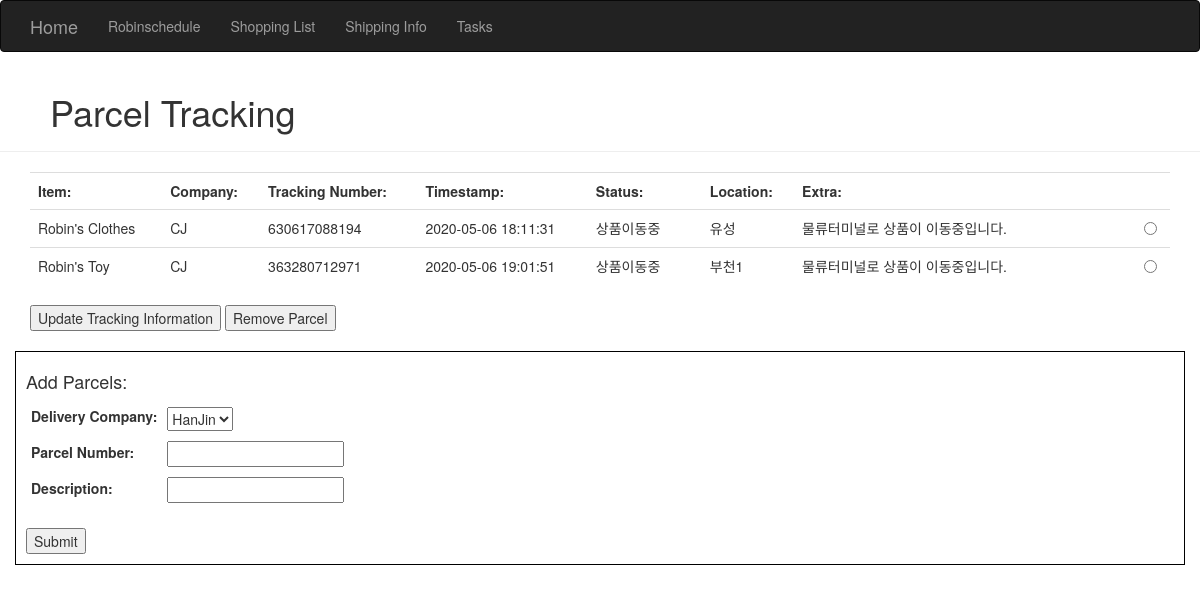
Before: /shipping with the older database file.
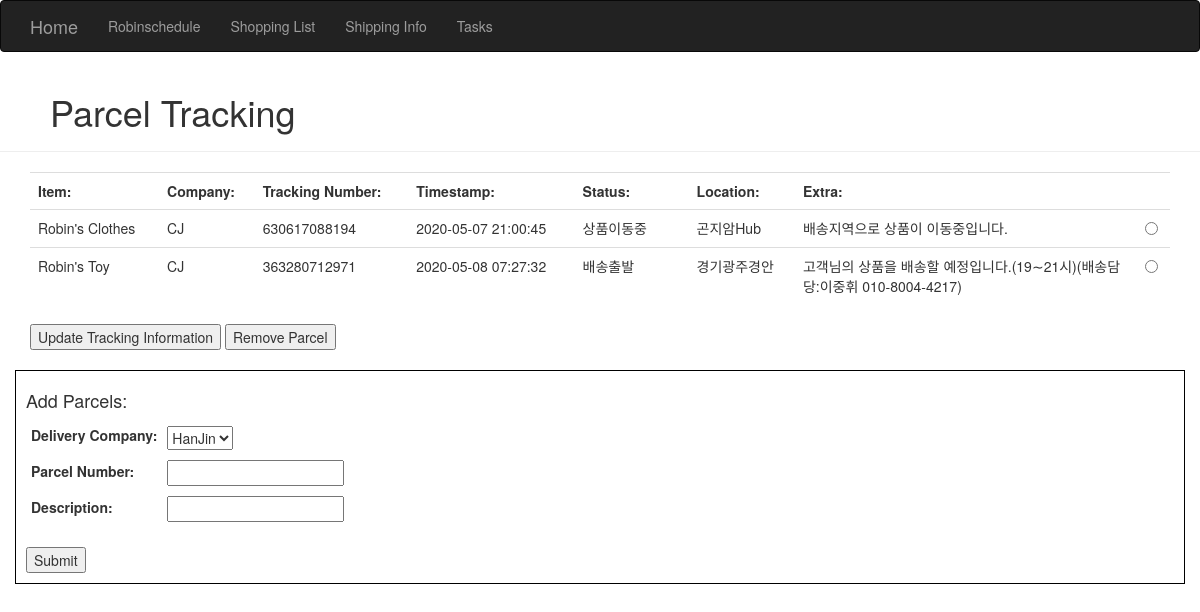
After: the same page with the newer database file.
### homeSite.py (models this page shows)
class ParcelInfo(db.Model): # Store Parcel Information
    __tablename__ = 'parcelInfo'
    id = db.Column(db.Integer, primary_key=True)
    trackingNumber = db.Column(db.String(64))
    company = db.Column(db.String(64))
    description = db.Column(db.String(64))
    delivered = db.Column(db.Boolean(), default=False) #Store simple bool for is delivered - use for CSS styling
    status = db.Column(db.String(64)) #Store short parcel status note
    timestamp = db.Column(db.DateTime()) #Store last update's timestamp
    location = db.Column(db.String(64)) #Store last update's location
    extraNotes = db.Column(db.String(64)) #Store extra notes if given

### homeSite.py (the view, shortened to what this page needs)
@app.route('/shipping', methods=['GET', 'POST'])
def shipping():
    parcelsCurrentlyTracked = ParcelInfo.query.all()
    return render_template('shipping.html', companies=parcelProviders, parcels=parcelsCurrentlyTracked)

### templates/shipping.html (shortened to what this page needs)
{% extends "base.html" %}
{% block content %}
<div class="page-header" style="padding-left: 50px;">
    <h1>Parcel Tracking</h1>
</div>
<div class="container">
    <table class="table">
        <th id="item">Item:</th>
        <th id="company">Company:</th>
        <th id="trackingNumber">Tracking Number:</th>
        <th id="timestamp">Timestamp:</th>
        <th id="status" style="width:10%">Status:</th>
        <th id="location">Location:</th>
        <th id="extra" style="width: 30%;">Extra:</th>
        <th id="selection"></th>
        {% if parcels %}
            <form method="POST">
                {% for parcel in parcels %}
                    {% if parcel.delivered %}
                        <tr style="background-color: mediumspringgreen;">
                    {% else %}
                        <tr>
                    {% endif %}
                            <td id="item">{{parcel.description}}</td>
                            <td id="company">{{parcel.company}}</td>
                            <td id="trackingNumber">{{parcel.trackingNumber}}</td>
                            <td id="timestamp">{{parcel.timestamp}}</td>
                            <td id="status">{{parcel.status}}</td>
                            <td id="location">{{parcel.location}}</td>
                            <td id="extra">{{parcel.extraNotes}}</td>
                            <td id="selection"><input type="radio" name="parcelToUpdate" value="{{parcel.id}}"></td>
                        </tr>
                {% endfor %}
        </table>
            <input type="submit" name="update" value="Update Tracking Information">
            <input type="submit" name="remove" value="Remove Parcel">
        {% else %}
        </table>
        <div class="container" style="text-align: center;">
            No parcels registered.
        </div>
        {% endif %}
<br/>
<br/>
</div>
<div class="container" style="border: 1px solid black; padding: 10px;">
    <form method=POST name="addParcelInfo">
        <table>
            <tr>
                <th colspan="2">
                    <h4>Add Parcels:</h4>
                </th>
            </tr>
            <tr>
                <td>
                    <label for="selectedParcelProvider">Delivery Company:</label>
                </td>
                <td>
                    <select id="selectedParcelProvider" name="selectedParcelProvider">
                        {% for company in companies %}
                            <option value="{{company}}">{{company}}</option>
                        {% endfor %}
                    </select>
                </td>
            </tr>
            <tr>
                <td>
                    <label for="parcelNumber">Parcel Number:</label>
                </td>
                <td>
                    <input type="text" id="parcelNumber" name="parcelNumber" required>
                </td>
            </tr>
            <tr>
                <td>
                    <label for="parcelDescription">Description:</label>
                </td>
                <td>
                    <input type="text" id="parcelDescription" name="parcelDescription" required>
                </td>
            </tr>
            <tr style="height: 20px;">
            </tr>
        </table>
    <input type="submit" name="addParcelInfo">
    </form>
</div>
<br>
<br>
{% endblock %}

### templates/base.html (shortened to what this page needs)
{% extends "bootstrap/base.html" %}
{% block navbar %}
<div class="navbar navbar-inverse" role="navigation">
    <div class="container">
        <div class="navbar-header">
            <a class="navbar-brand" href="/">Home</a>
        </div>
        <div class="navbar-collapse collapse">
            <ul class="nav navbar-nav">
                <li><a href="/schedule">Robinschedule</a></li>
                <li><a href="/shopping">Shopping List</a></li>
                <li><a href="/shipping">Shipping Info</a></li>
                <li><a href="/tasks">Tasks</a></li>
            </ul>
        </div>
    </div>
</div>
{% endblock %}

### templates/shipping.html (style rules this page uses)
td { padding:5px }

Changed rows visible on the page:
changed ParcelInfo "Robin's Clothes": timestamp "2020-05-06 18:11:31" → "2020-05-07 21:00:45"; location "유성" → "곤지암Hub"; extraNotes "물류터미널로 상품이 이동중입니다." → "배송지역으로 상품이 이동중입니다."
changed ParcelInfo "Robin's Toy": timestamp "2020-05-06 19:01:51" → "2020-05-08 07:27:32"; status "상품이동중" → "배송출발"; location "부천1" → "경기광주경안"; extraNotes "물류터미널로 상품이 이동중입니다." → "고객님의 상품을 배송할 예정입니다.(19∼21시)(배송담당:이중휘 010-8004-4217)"
